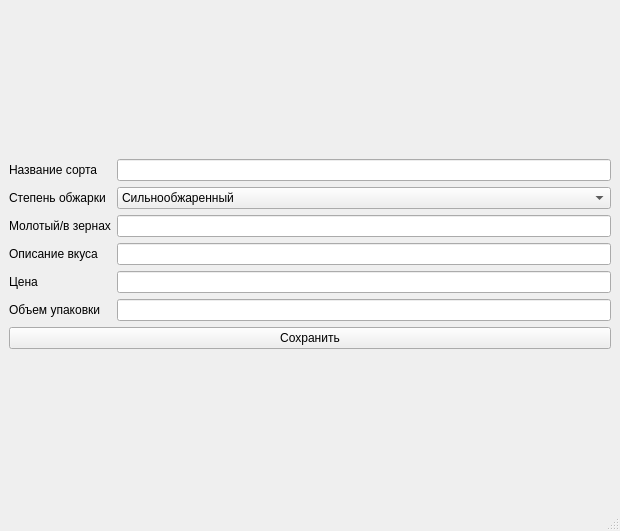
<?xml version="1.0" encoding="UTF-8"?>
<ui version="4.0">
 <class>MainWindow</class>
 <widget class="QMainWindow" name="MainWindow">
  <property name="geometry">
   <rect>
    <x>0</x>
    <y>0</y>
    <width>620</width>
    <height>531</height>
   </rect>
  </property>
  <property name="windowTitle">
   <string>Добавить элемент</string>
  </property>
  <widget class="QWidget" name="centralwidget">
   <layout class="QGridLayout" name="gridLayout_2">
    <item row="0" column="0">
     <layout class="QGridLayout" name="gridLayout">
      <item row="3" column="0">
       <widget class="QLabel" name="label_4">
        <property name="text">
         <string>Описание вкуса</string>
        </property>
       </widget>
      </item>
      <item row="4" column="0">
       <widget class="QLabel" name="label_5">
        <property name="text">
         <string>Цена</string>
        </property>
       </widget>
      </item>
      <item row="5" column="1">
       <widget class="QLineEdit" name="lineEdit_5"/>
      </item>
      <item row="2" column="0">
       <widget class="QLabel" name="label_3">
        <property name="text">
         <string>Молотый/в зернах</string>
        </property>
       </widget>
      </item>
      <item row="4" column="1">
       <widget class="QLineEdit" name="lineEdit_4"/>
      </item>
      <item row="5" column="0">
       <widget class="QLabel" name="label_6">
        <property name="text">
         <string>Объем упаковки</string>
        </property>
       </widget>
      </item>
      <item row="0" column="0">
       <widget class="QLabel" name="label">
        <property name="text">
         <string>Название сорта</string>
        </property>
       </widget>
      </item>
      <item row="3" column="1">
       <widget class="QLineEdit" name="lineEdit_3"/>
      </item>
      <item row="1" column="0">
       <widget class="QLabel" name="label_2">
        <property name="text">
         <string>Степень обжарки</string>
        </property>
       </widget>
      </item>
      <item row="0" column="1">
       <widget class="QLineEdit" name="lineEdit"/>
      </item>
      <item row="1" column="1">
       <widget class="QComboBox" name="comboBox">
        <item>
         <property name="text">
          <string>Сильнообжаренный</string>
         </property>
        </item>
        <item>
         <property name="text">
          <string>Слабообжаренный</string>
         </property>
        </item>
        <item>
         <property name="text">
          <string>Среднеобжаренный</string>
         </property>
        </item>
       </widget>
      </item>
      <item row="2" column="1">
       <widget class="QLineEdit" name="lineEdit_2"/>
      </item>
      <item row="6" column="0" colspan="2">
       <widget class="QPushButton" name="pushButton">
        <property name="text">
         <string>Сохранить</string>
        </property>
       </widget>
      </item>
     </layout>
    </item>
   </layout>
  </widget>
  <widget class="QMenuBar" name="menubar">
   <property name="geometry">
    <rect>
     <x>0</x>
     <y>0</y>
     <width>620</width>
     <height>26</height>
    </rect>
   </property>
  </widget>
  <widget class="QStatusBar" name="statusbar"/>
 </widget>
 <resources/>
 <connections/>
</ui>
